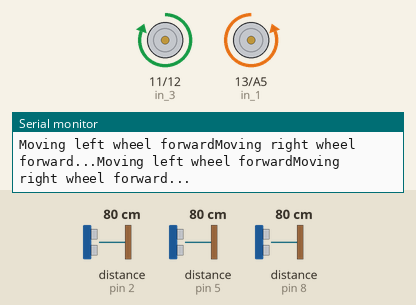
Recording of a sketch running on a simulated Arduino Mega 2560, built with avr-gcc and run on an emulated ATmega2560. Parts: motor-driver pin pairs drawn as motors (green arrow = first pin HIGH = forward, orange = second pin HIGH = backward, longer = more drive), the last lines printed to the serial monitor. The inputs (shaded band) are chosen by the test bench; at power-on: distance to the obstacle (sensors on pin 2, pin 5, pin 8) 80 cm. The echo pulse lasts 58.3 µs per cm.

Above: at 0.12 s.
At 1.06 s:
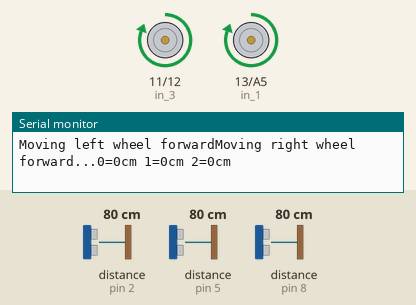
1.3 s: distance to the obstacle (sensor on pin 2) set to 35 cm
At 1.7 s:
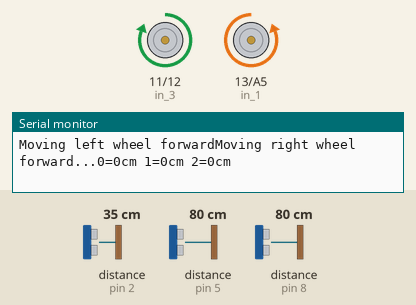
4.3 s: distance to the obstacle (sensor on pin 2) set to 30 cm
Timing chart, 0 to 13.3 s (numbered marks = the images above; inputs shaded):
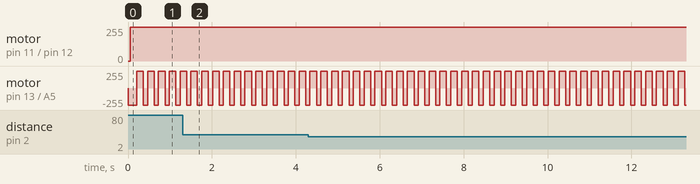

Measured:
- by itself, motor on pin 13 (in_1) / A5 (in_2): alternates forward 255/255 for 0.16 s and backward 255/255 for 0.10 s

The sketch:

maze_solver.ino
```cpp
// Included libraries
#include <NewPing.h>                  // Include NewPing ultrasonic sensor library

#define SONAR_NUM 3                   // Number of sensors
#define MAX_DISTANCE 30               // Max distance in cm
#define PING_INTERVAL 33              // Milliseconds between pings
#define DELAY_TIME 50

// Variable initialization
unsigned long pingTimer[SONAR_NUM];   // When each pings
unsigned int cm[SONAR_NUM];           // Store ping distances
uint8_t currentSensor = 0;            // Which sensor is active.

//Left motor initialization
const int in_1 = 13;                  // Inrializing logic pins
const int in_2 = A5;

//Right motor intialization
const int in_3 = 11;                    // Inrializing logic pins
const int in_4 = 12;

static NewPing sonar[SONAR_NUM] = {   // Object array for sensors
  //   NewPing(trigger_pin, echo_pin, max_distance)

  NewPing(7, 5, MAX_DISTANCE),        // Front sensor
  NewPing(4, 2, MAX_DISTANCE),        // Left sensor
  NewPing(10, 8, MAX_DISTANCE)        // Right sensor
};

void setup() {                        // Built in initialization block
  // put your setup code here, to run once:
  Serial.begin(9600);
  Serial.println("Starting...");
  pinMode(in_1, OUTPUT);              //Logic pins are also set as output
  pinMode(in_2, OUTPUT);
  pinMode(in_3, OUTPUT);              //Logic pins are also set as output
  pinMode(in_4, OUTPUT);

//  pingTimer[0] = millis() + 75;       // First ping start in ms.
//  uint8_t i;
//  for (i = 1; i < SONAR_NUM; i++)
//    pingTimer[i] = pingTimer[i - 1] + PING_INTERVAL;

}

void loop() {                         // Main loop

  moveForward();

  uint8_t i;
  for (i = 0; i < SONAR_NUM; i++) {
    if (millis() >= pingTimer[i]) {
      pingTimer[i] += PING_INTERVAL * SONAR_NUM;
      if (i == 0 && currentSensor == SONAR_NUM - 1)
        oneSensorCycle(); // Do something with results.
      sonar[currentSensor].timer_stop();
      currentSensor = i;
      cm[currentSensor] = 0;
      sonar[currentSensor].ping_timer(echoCheck);
    }
  }
}

// Checks ping echo and sets distance to array
void echoCheck() {
  if (sonar[currentSensor].check_timer())
    cm[currentSensor] = sonar[currentSensor].ping_result / US_ROUNDTRIP_CM;
}

void oneSensorCycle() {                // Moves depending on sensor results

  angelasWay();
  //dansWay();
  for (uint8_t i = 0; i < SONAR_NUM; i++) {
    Serial.print(i);
    Serial.print("=");
    Serial.print(cm[i]);
    Serial.print("cm ");
  }
  Serial.println();
}

// Includes block for deadend
void angelasWay() {
  if (!wallOnLeft()) {
    turnLeft();
    delay(50);
  }
  else if (wallAhead()) {
    if (wallOnRight()) {
      turnAround();
      delay(50);
    }
    else {
      turnRight();
      delay(50);
    }
  }
  else {
    moveForward();
    delay(50);
  }
}

// Only uses interval event turns
void dansWay() {
  if (!wallOnLeft()) {
    turnLeft();
    delay(50);
  }
  else if (wallAhead()) {
    turnRight();
    delay(50);
  }
  else {
    moveForward();
    delay(50);
  }
}

// Returns true if there is a deadend
boolean deadEnd() {
  return wallOnLeft() && wallOnRight() && wallAhead();
}

// Returns true if there is a wall on the left
boolean wallOnLeft() {
  return cm[1] <= MAX_DISTANCE;
}

// Returns true if there is a wall on the right
boolean wallOnRight() {
  return cm[2] <= MAX_DISTANCE;
}

// Returns true if there is a wall ahead
boolean wallAhead() {
  return cm[0] <= MAX_DISTANCE;
}

// Makes robot turn left
void turnLeft() {
  leftWheelBackwards();
  rightWheelForward();
}

// Makes robot turn right
void turnRight() {

  leftWheelForward();
  rightWheelBackwards();
}

// Makes robot go forward
void moveForward() {

  leftWheelForward();
  rightWheelForward();
}

// Makes robot turnaround
void turnAround() {
  digitalWrite(in_1, HIGH);
  analogWrite(in_2, LOW);
  delay(DELAY_TIME);

  digitalWrite(in_3, HIGH);
  digitalWrite(in_4, LOW);
  delay(DELAY_TIME);
}

// Makes robot stop
void stopRobot() {

  digitalWrite(in_1, HIGH);
  analogWrite(in_2, HIGH);
  digitalWrite(in_3, HIGH);
  digitalWrite(in_4, HIGH);
  delay(DELAY_TIME);
}

void leftWheelForward() {
  Serial.print("Moving left wheel forward");
  digitalWrite(in_1, LOW);             // This should go backwards
  digitalWrite(in_2, HIGH);
  delay(DELAY_TIME);
}

void leftWheelBackwards() {
  digitalWrite(in_1, HIGH);            // This should go backwards
  analogWrite(in_2, LOW);
  delay(DELAY_TIME);
}

void rightWheelForward() {
  Serial.write("Moving right wheel forward...");
  digitalWrite(in_3, HIGH);
  digitalWrite(in_4, LOW);
  delay(DELAY_TIME);
}

void rightWheelBackwards() {
  digitalWrite(in_3, LOW);              // This should go forwards
  digitalWrite(in_4, HIGH);
  delay(DELAY_TIME);
}
```
